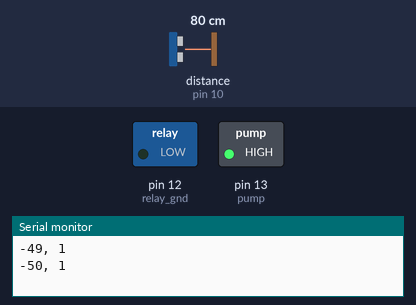
Bench run of a sketch on a simulated Arduino Uno, built with avr-gcc and run on an emulated ATmega328P. Shown: switched loads named in the sketch (green lamp = pin HIGH), the last lines printed to the serial monitor. Wiring (inferred from the names in the program): ultrasonic range finder: trigger pin 9; echo pin 10. The test bench sets the inputs (shaded band); at power-on: distance to the obstacle (sensor on pin 10) 80 cm. The echo pulse lasts 58.3 µs per cm; pins used as bus, display or sensor lines are not drawn.

Above: at 2.8 s.
2.9 s: distance to the obstacle (sensor on pin 10) set to 7 cm
5.6 s: distance to the obstacle (sensor on pin 10) set to 4 cm
At 6.5 s:
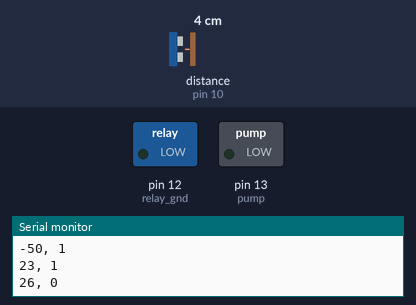
8.3 s: distance to the obstacle (sensor on pin 10) set to 20 cm
11.2 s: distance to the obstacle (sensor on pin 10) set to 26 cm
At 12.5 s:
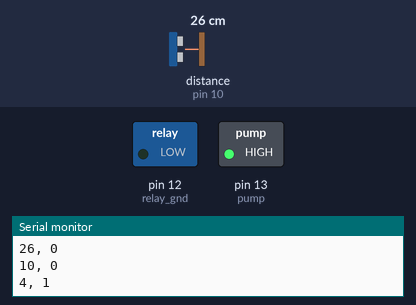
13.9 s: distance to the obstacle (sensor on pin 10) set to 2 cm
At 15.2 s:
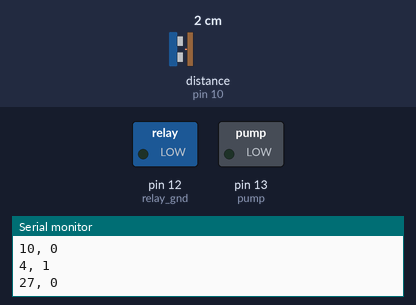
Timing chart, 0 to 16.9 s (numbered marks = the images above; inputs shaded):
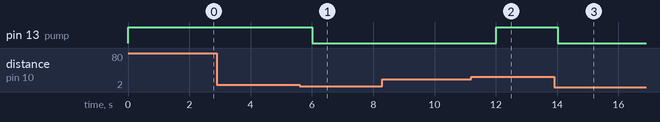

The sketch:

water.ino
```cpp
//Rakesh Bisu(19CH10034) & Sanjay Bisu(20MI10047)
//"REMOTE MONITORING AND CONTROL OF WATER LEVEL IN A TANK"
#define vccPin 8 //The pins of sensor are connected to consecutive pins on arduino for efficient space management & integration
#define trigPin 9
#define echoPin 10
#define gndPin 11
#define relay_gnd 12
const int H=31; //here the height of the water tank is entered
const int h_max=25; //here the maximum water level beyond which pump should be switched off is entered
const int h_min=8; //here the minimum water level below which pump should be switched on is entered
long duration; // variable for the duration of sound wave travel
int distance; // distance of water level from sensor
int water_level; // height of water level from bottom of tank
void setup() {
// put your setup code here, to run once:
pinMode(trigPin, OUTPUT);
pinMode(vccPin, OUTPUT);
pinMode(gndPin, OUTPUT);
pinMode(echoPin, INPUT);
pinMode(12,OUTPUT);
pinMode(13,OUTPUT);
Serial.begin(9600); // Serial Communication is starting with 9600 of baudrate speed
Serial.println("THIS IS THE MESSAGE TO BE DISPLAYED WHEN SERIAL MONITOR OPENS");
//HOWEVER IN THIS PARTICULAR PROJECT WE INTEND TO USE NODE-RED AS USER INTERFACE NOT THE ARDUINO IDE SERIAL MONITOR
}
void loop() {
digitalWrite(relay_gnd,LOW);
digitalWrite(vccPin, HIGH);
digitalWrite(gndPin, LOW);
digitalWrite(trigPin, LOW);
delayMicroseconds(2);
digitalWrite(trigPin, HIGH);
delayMicroseconds(10); // Sets trigPin HIGH (ACTIVE) for 10 microseconds
digitalWrite(trigPin, LOW);
duration = pulseIn(echoPin, HIGH); // Reads the echoPin. Returns the sound wave travel time in microseconds
// Calculating the distance
distance = ((duration * 0.034 / 2)+2); // Speed of sound wave divided by 2 (go and back).
//Here speed of sound is taken as 340 m/s.
//Please note that our HCSR04 sensor was having some error in measurement, we had to add 2 to correct it
// Calculating water level
water_level=(H-distance);
//Instructions as to when the pump should remain ON/OFF
if(water_level>=h_max){
digitalWrite(13,LOW);
}
else if(water_level<h_min){
digitalWrite(13,HIGH);
}
//Data to be transferred to the computer via serial port. It will be displayed in Node-Red dashboard
Serial.print(water_level);
Serial.print(", ");
Serial.println(digitalRead(13)); //digital state of pin 13 indicates whether the pump is on or off
delay(2000);
}
```

Measured:
- the behaviour switches between 6 and 5 cm on distance to the obstacle (sensor on pin 10) (found by bisection; images 0 and 1)
- the behaviour switches between 22 and 23 cm on distance to the obstacle (sensor on pin 10) (found by bisection; images 1 and 2)
- after the input at 5.6 s, pin 13 (pump): HIGH → LOW after 0.41 s
- after the input at 11.2 s, pin 13 (pump): LOW → HIGH after 0.82 s
- after the input at 13.9 s, pin 13 (pump): HIGH → LOW after 0.12 s
